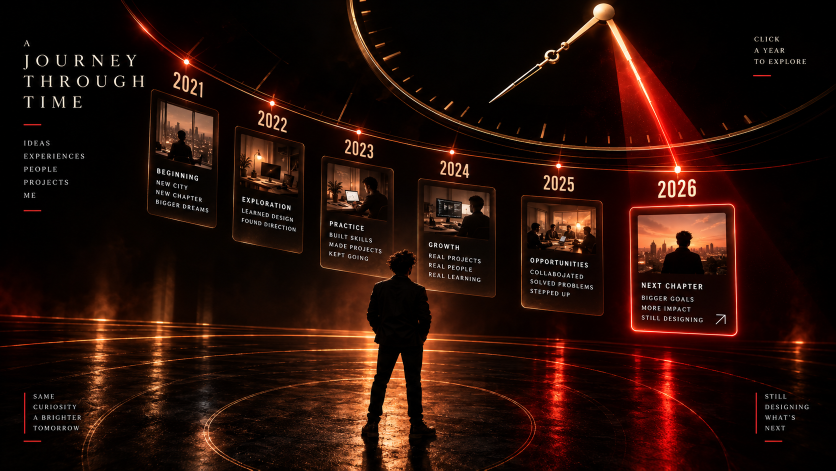
#> input picture section 3 image.jpg, 1672 x 941 px (shown at 1/2 size)
$ python extract_s3.py
#> lines starting #> are read from the running program, lines starting #| are printed output that depends on the picture; after the words box and inside, x2 and y2 are one past the last pixel; in counts of white or black regions, pixels touching at a corner belong together
"""Lift the section-3 artwork out of the supplied reference.

Two things come out of the poster:

  * the six card photographs, one per year. They are small in the source
    (~90-140px wide) and are graded warm; they are lifted at native detail and
    given a light clean-up rather than an upscale that invents nothing.

  * the central figure's silhouette, found with grabCut for the same reason as
    in scene two: he is nearly black against a nearly black floor, so no
    luminance threshold can separate them. Only his SHAPE is kept - the scene
    lights him at runtime.

Nothing here is redrawn or replaced.
"""

import json
import os

import cv2
import numpy as np

ROOT = os.path.dirname(os.path.dirname(os.path.abspath(__file__)))
SRC = os.path.join(ROOT, "section 3 image.jpg")
OUT = os.path.join(ROOT, "public", "years")

BASE_W = 1280.0
BASE_H = 720.0

PHOTOS_BASE = {
    2021: (219, 174, 305, 240),
    2022: (353, 228, 443, 286),
    2023: (488, 260, 600, 330),
    2024: (641, 302, 736, 358),
    2025: (839, 335, 930, 398),
    2026: (977, 342, 1118, 420),
}

FIGURE_REGION_BASE = (528, 386, 686, 705)
FIGURE_SEED = (0.08, 0.02, 0.92, 0.99)

OUT_W = 264

def photo(img: np.ndarray, year: int, box: tuple[int, int, int, int]) -> tuple[int, int]:
    x0, y0, x1, y1 = box
    c = img[y0:y1, x0:x1].astype(np.float32)

    lo, hi = np.percentile(c, [2, 99])
    c = np.clip((c - lo) / max(float(hi - lo), 1e-6), 0.0, 1.0)
    c = np.power(c, 0.86) * 255.0

    h = int(round(OUT_W * (y1 - y0) / max(x1 - x0, 1)))
    c = cv2.resize(c, (OUT_W, h), interpolation=cv2.INTER_LANCZOS4)
    c = cv2.bilateralFilter(np.clip(c, 0, 255).astype(np.uint8), 5, 30, 6)
    blur = cv2.GaussianBlur(c, (0, 0), 1.6)
    c = np.clip(c.astype(np.float32) * 1.35 - blur.astype(np.float32) * 0.35, 0, 255)

    path = os.path.join(OUT, "%d.jpg" % year)
    cv2.imwrite(path, c.astype(np.uint8), [cv2.IMWRITE_JPEG_QUALITY, 88])
    return OUT_W, h

def figure(img: np.ndarray, region: tuple[int, int, int, int]) -> tuple[int, int, float]:
    x0, y0, x1, y1 = region
    crop = img[y0:y1, x0:x1]
    h, w = crop.shape[:2]

    lifted = np.clip(crop.astype(np.float32) * 3.0, 0, 255).astype(np.uint8)
    lifted = cv2.bilateralFilter(lifted, 7, 40, 12)

    mask = np.zeros((h, w), np.uint8)
    rect = (
        int(FIGURE_SEED[0] * w),
        int(FIGURE_SEED[1] * h),
        int((FIGURE_SEED[2] - FIGURE_SEED[0]) * w),
        int((FIGURE_SEED[3] - FIGURE_SEED[1]) * h),
    )
    bgd = np.zeros((1, 65), np.float64)
    fgd = np.zeros((1, 65), np.float64)
    cv2.grabCut(lifted, mask, rect, bgd, fgd, 6, cv2.GC_INIT_WITH_RECT)
    m = np.where((mask == cv2.GC_FGD) | (mask == cv2.GC_PR_FGD), 1, 0).astype(np.uint8)

    n, lab, st, cen = cv2.connectedComponentsWithStats(m, connectivity=8)
    best, score = 0, -1e18
    for i in range(1, n):
        area = st[i, cv2.CC_STAT_AREA]
        if area < 0.02 * w * h:
            continue
        s = area * (1.0 - abs(cen[i][0] / w - 0.5))
        if s > score:
            best, score = i, s
    if best:
        m = (lab == best).astype(np.uint8)

    dark = (cv2.cvtColor(crop, cv2.COLOR_BGR2GRAY) < 50).astype(np.uint8)
    dark = cv2.morphologyEx(dark, cv2.MORPH_CLOSE, np.ones((5, 5), np.uint8))
    m = np.bitwise_and(m, dark)

    n2, lab2, st2, _c2 = cv2.connectedComponentsWithStats(m, connectivity=8)
    if n2 > 1:
        keep = 1 + int(np.argmax(st2[1:, cv2.CC_STAT_AREA]))
        m = (lab2 == keep).astype(np.uint8)
    m = cv2.morphologyEx(m, cv2.MORPH_CLOSE, np.ones((7, 7), np.uint8))

    guard = np.zeros((h + 2, w + 2), np.uint8)
    inv = (1 - m).astype(np.uint8)
    cv2.floodFill(inv, guard, (0, 0), 2)
    holes = ((inv == 1) & (m == 0)).astype(np.uint8)
    if holes.any():
        hn, hlab, hst, _c = cv2.connectedComponentsWithStats(holes, connectivity=8)
        lim = 0.02 * float(m.sum())
        keep = [i for i in range(1, hn) if hst[i, cv2.CC_STAT_AREA] < lim]
        holes = np.isin(hlab, keep).astype(np.uint8) if keep else np.zeros_like(holes)
    m = ((m == 1) | (holes == 1)).astype(np.uint8)

    a = cv2.GaussianBlur(m.astype(np.float32), (0, 0), 1.2)
    a = np.clip((a - 0.35) / 0.42, 0.0, 1.0)
    fade = np.clip(np.linspace(0.0, 1.0, a.shape[0]) * 12.0 - 10.4, 0.0, 1.0)[:, None]
    a *= (1.0 - fade)

    ys, xs = np.nonzero(a > 0.15)
    pad = 5
    cy0, cy1 = max(0, int(ys.min()) - pad), min(h, int(ys.max()) + pad)
    cx0, cx1 = max(0, int(xs.min()) - pad), min(w, int(xs.max()) + pad)
    a = a[cy0:cy1, cx0:cx1]
    body = crop[cy0:cy1, cx0:cx1]

    rgba = np.dstack([np.clip(body.astype(np.float32) * 1.4, 0, 255),
                      a * 255.0]).astype(np.uint8)
    cv2.imwrite(os.path.join(OUT, "figure.png"), rgba)
    return rgba.shape[1], rgba.shape[0], float((a > 0.5).mean())

def main():
    os.makedirs(OUT, exist_ok=True)
    if not os.path.exists(SRC):
        raise FileNotFoundError(f"Source artwork not found: {SRC}")

    img = cv2.imread(SRC)
#> img is the input picture: shape (941, 1672, 3); mean B, G, R 9, 15.3, 38
    if img is None:
        raise ValueError(f"Could not load image: {SRC}")

    img_h, img_w = img.shape[:2]
#> img_h = 941; img_w = 1672
    scale_x = img_w / BASE_W
#> scale_x = 1.31
    scale_y = img_h / BASE_H
#> scale_y = 1.31

    meta = {}
    for year, box in PHOTOS_BASE.items():
        scaled_box = (
            int(round(box[0] * scale_x)),
            int(round(box[1] * scale_y)),
            int(round(box[2] * scale_x)),
            int(round(box[3] * scale_y)),
        )
        w, h = photo(img, year, scaled_box)
        meta[str(year)] = {"w": w, "h": h}
        print("  photo %d  %dx%d" % (year, w, h))
#> this loop made 6 passes
#> (hi in photo, h) on passes 1 to 6: (209, 205), (251, 170), (238, 163), (236, 155), (253, 182), (253, 146)
#|   photo 2021  264x205
#|   photo 2022  264x170
#|   photo 2023  264x163
#|   photo 2024  264x155
#|   photo 2025  264x182
#|   photo 2026  264x146
#> pass 1, in photo, `c = img[y0:y1, x0:x1].astype(np.float32)`:
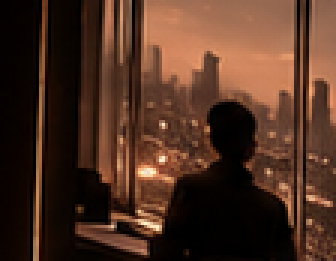
#> c: shape (87, 112, 3) float32 (shown 3 times larger); mean B, G, R 34.1, 48.8, 78.7
#> pass 1, in photo, `c = cv2.resize(c, (OUT_W, h), interpolation=cv2.INTER_LANCZOS4)`:
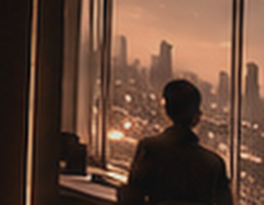
#> c: shape (205, 264, 3) float32; mean B, G, R 49.6, 68.1, 103.8; drawn with min black and max white
#> after the loop, meta = 6 items

    scaled_fig_region = (
        int(round(FIGURE_REGION_BASE[0] * scale_x)),
        int(round(FIGURE_REGION_BASE[1] * scale_y)),
        int(round(FIGURE_REGION_BASE[2] * scale_x)),
        int(round(FIGURE_REGION_BASE[3] * scale_y)),
    )
#> scaled_fig_region = (690, 504, 896, 921)
    fw, fh, cov = figure(img, scaled_fig_region)
#> in figure, `n, lab, st, cen = cv2.connectedComponentsWithStats(m, connectivity=8)`:
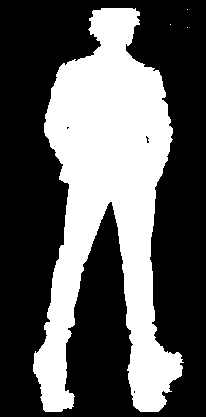
#> m: shape (417, 206); values 0 (black) and 1 (white), 36% white; 4 white regions (3 under 20 px), largest, box (x1, y1, x2, y2) and area: (33, 8, 184, 412) 30927
#> in figure, `dark = (cv2.cvtColor(crop, cv2.COLOR_BGR2GRAY) < 50).astype(np.uint8)`: dark: shape (417, 206); values 0 (black) and 1 (white), 53.2% white; 106 black regions (79 under 20 px), largest, box (x1, y1, x2, y2) and area: (0, 22, 101, 417) 17316, (126, 0, 206, 355) 11826, (65, 202, 132, 417) 9366
#> in figure, `dark = cv2.morphologyEx(dark, cv2.MORPH_CLOSE, np.ones((5, 5), np.uint..`:
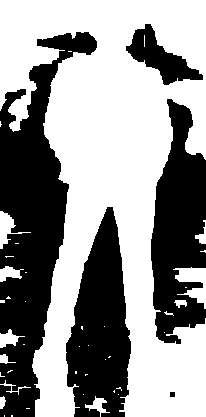
#> dark: shape (417, 206); values 0 (black) and 1 (white), 57.7% white; 5 black regions, box (x1, y1, x2, y2) and area: (0, 32, 97, 417) 16345, (66, 207, 131, 417) 9115, (151, 99, 206, 344) 9017, (126, 24, 203, 85) 1866, (170, 392, 175, 397) 25
#> in figure, `m = np.bitwise_and(m, dark)`: m: shape (417, 206); values 0 (black) and 1 (white), 36% white; 1 white region, box (x1, y1, x2, y2) and area: (33, 8, 184, 412) 30925
#> in figure, `n2, lab2, st2, _c2 = cv2.connectedComponentsWithStats(m, connectivity=8)`: n2 = 2; st2 = [[0, 0, 206, 417, 54977], [33, 8, 151, 404, 30925]]
#> in figure, `keep = 1 + int(np.argmax(st2[1:, cv2.CC_STAT_AREA]))`: keep = 1
#> in figure, `m = cv2.morphologyEx(m, cv2.MORPH_CLOSE, np.ones((7, 7), np.uint8))`: m: shape (417, 206); values 0 (black) and 1 (white), 36.3% white; 1 white region, box (x1, y1, x2, y2) and area: (33, 8, 184, 412) 31215
#> in figure, `holes = ((inv == 1) & (m == 0)).astype(np.uint8)`: holes: shape (417, 206); every value is 0
#> in figure, `a *= (1.0 - fade)`:
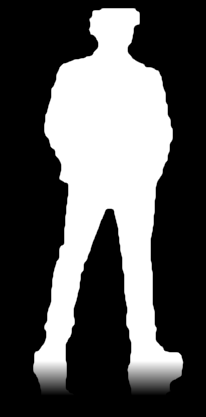
#> a: shape (417, 206) float32; min 0, max 1, mean 0.334
#> in figure, `cy0, cy1 = max(0, int(ys.min()) - pad), min(h, int(ys.max()) + pad)`: cy0 = 3; cy1 = 394
#> in figure, `cx0, cx1 = max(0, int(xs.min()) - pad), min(w, int(xs.max()) + pad)`: cx0 = 28; cx1 = 188
#> in figure, `a = a[cy0:cy1, cx0:cx1]`:
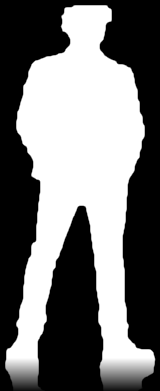
#> a: shape (391, 160) float32; min 0, max 1, mean 0.459
#> in figure, `rgba = np.dstack([np.clip(body.astype(np.float32) * 1.4, 0, 255), a * ..`:
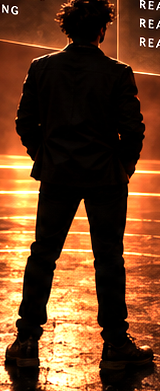
#> rgba: shape (391, 160, 4); mean B, G, R, A 35.3, 65.3, 105.6, 117
#> fw = 160; fh = 391; cov = 0.461
    meta["figure"] = {"w": fw, "h": fh}
    print("  figure   %dx%d  coverage %.1f%%" % (fw, fh, cov * 100))
#|   figure   160x391  coverage 46.1%

    with open(os.path.join(OUT, "meta.json"), "w", encoding="utf-8") as f:
        json.dump(meta, f, indent=1)
    print("wrote ->", OUT)

if __name__ == "__main__":
    main()

$ run again, with section 4 image.jpg copied over section 3 image.jpg
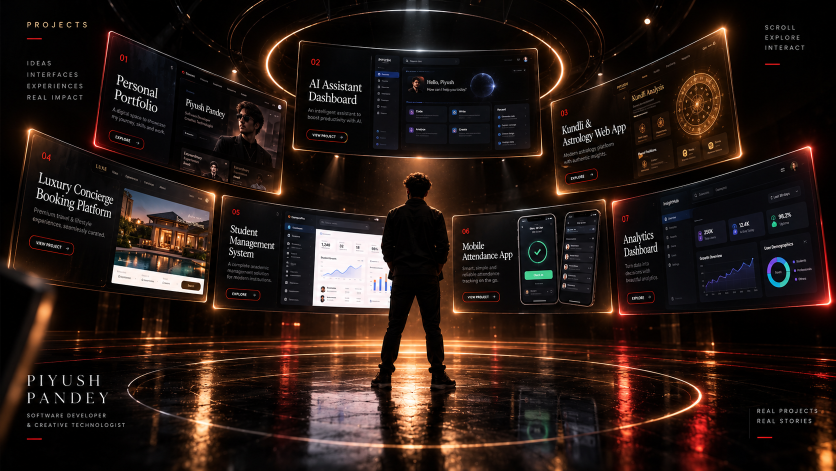
#> input picture section 4 image.jpg, 1672 x 941 px (shown at 1/2 size)
#> in main, img is the input picture: shape (941, 1672, 3); mean B, G, R 21.8, 26.6, 39.7
#> the loop in main, `for year, box in PHOTOS_BASE.items():` made 6 passes
#> (lo in photo, hi in photo, h) on passes 1 to 6: (0, 105, 205), (0, 130, 170), (1, 103, 163), (0, 169, 155), (0, 156, 182), (1, 214, 146)
#> (printed output is left out)
#> after the loop in main, `for year, box in PHOTOS_BASE.items():`: meta = 6 items
#> in figure, `dark = cv2.morphologyEx(dark, cv2.MORPH_CLOSE, np.ones((5, 5), np.uint..`:
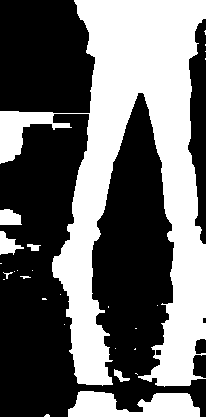
#> dark: shape (417, 206); values 0 (black) and 1 (white), 41.3% white; 27 white regions (20 under 20 px), largest, box (x1, y1, x2, y2) and area: (0, 0, 206, 387) 32249, (68, 391, 200, 417) 2421, (0, 231, 24, 255) 300
#> lab2: shape (417, 206) int32; values 0 (black) and 1 (white), 8% white; 1 white region, box (x1, y1, x2, y2) and area: (53, 59, 140, 263) 6903
#> n2 = 2; st2 = [[0, 0, 206, 417, 78999], [53, 59, 87, 204, 6903]]
#> keep = 1
#> holes: shape (417, 206); every value is 0
#> ys = 7031 values from 63 to 262; xs = 7031 values, max 139 at index 816, min 53 at index 6843, mean 98.22
#> cy0 = 58; cy1 = 267
#> cx0 = 48; cx1 = 144
#> in figure, `rgba = np.dstack([np.clip(body.astype(np.float32) * 1.4, 0, 255), a * ..`:
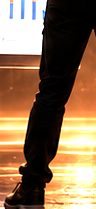
#> rgba: shape (209, 96, 4); mean B, G, R, A 83.3, 110.6, 139, 87
#> fw = 96; fh = 209; cov = 0.343
#|   figure   96x209  coverage 34.3%
